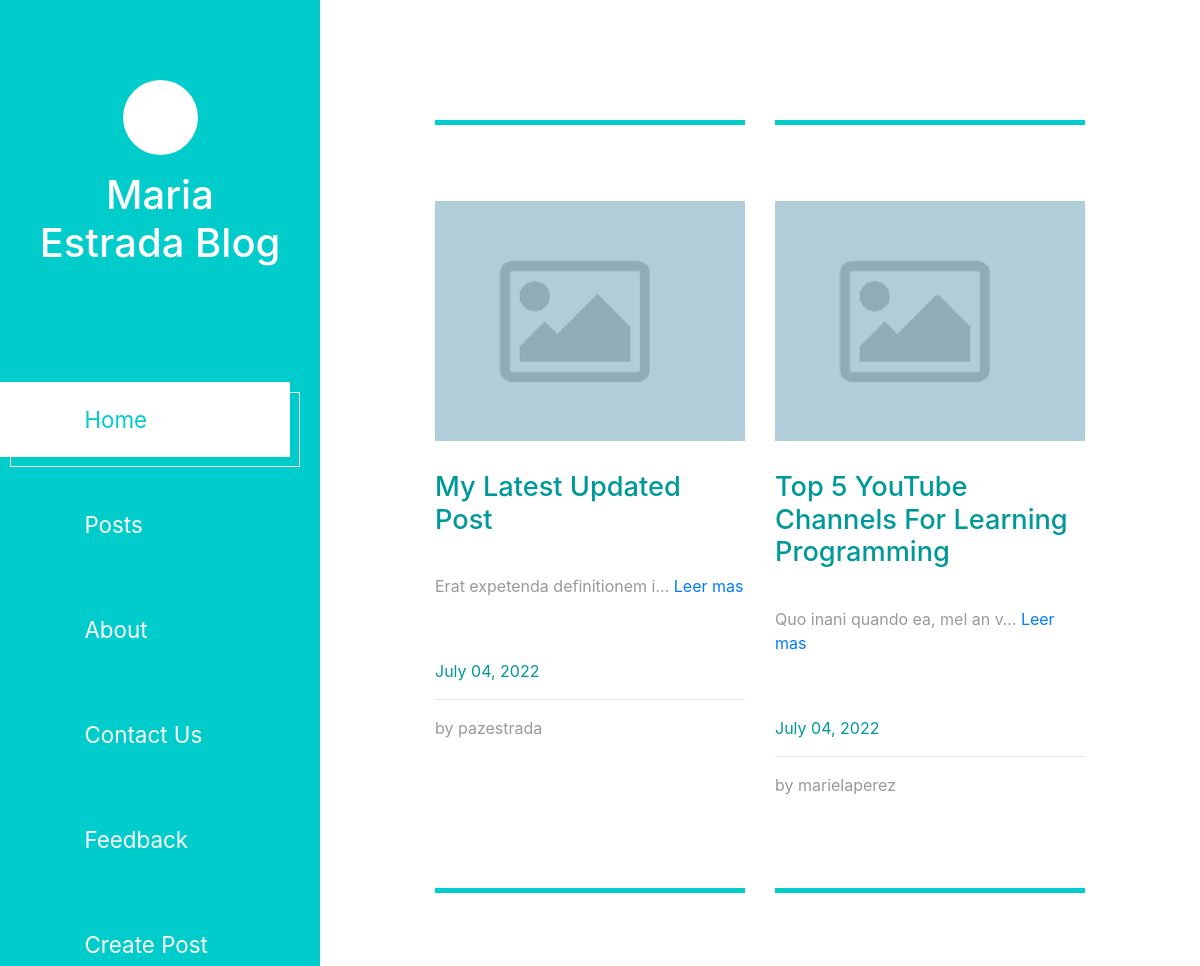
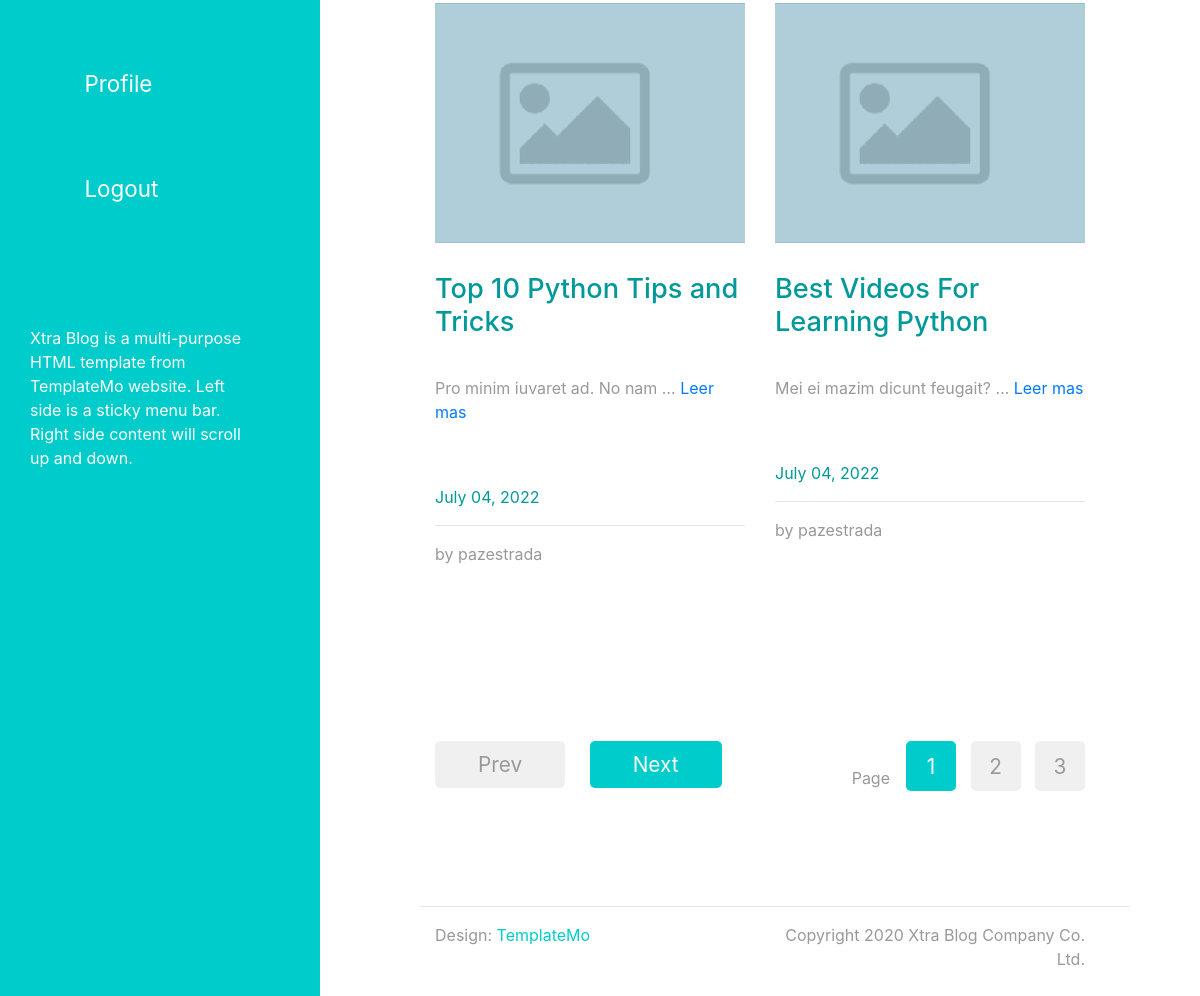
The app's page /pages/ (signed in) with its own data (2 pictures, top to bottom).
### pages/models.py (models this page shows, shortened)
class Post(models.Model):
    title = models.CharField(max_length=100)
    content = RichTextField(blank=True, null=True)
    date_posted = models.DateTimeField(default=timezone.now)
    author = models.ForeignKey(User, on_delete=models.CASCADE)
    image = models.ImageField(default='post_default.png', upload_to='blog_pics')

### pages/views.py (the view)
# urls.py: path('', PostListView.as_view(), name='pages'),
class PostListView(ListView):
    model = Post
    template_name = 'pages/pages.html'
    context_object_name = 'posts'
    ordering = ['-date_posted']
    paginate_by = 4

### pages/templates/pages/pages.html
{% extends "index.html" %}
{% block contenido %}
<div class="row tm-row">
    {% if posts %}
        {% for post in posts %}
            <article class="col-12 col-md-6 tm-post">
                <hr class="tm-hr-primary">
                <a href="{% url 'page-detail' post.id %}" class="effect-lily tm-post-link tm-pt-60">
                    <div class="tm-post-link-inner">
                        <img src="{{ post.image.url }}" alt="Image" class="img-fluid">
                    </div>
                    <h2 class="tm-pt-30 tm-color-primary tm-post-title">{{ post.title }}</h2>
                </a>
                <p class="tm-pt-30">
                    {{ post.content | truncatechars:30 }} <a href="{% url 'page-detail' post.id %}" class="">Leer mas</a>
                </p>
                <div class="d-flex justify-content-between tm-pt-45">
                    <span class="tm-color-primary">{{ post.date_posted | date:"F d, Y" }}</span>
                </div>
                <hr>
                <div class="d-flex justify-content-between">
                    <span>by {{ post.author }}</span>
                </div>
            </article>
        {% endfor %}
    {% else %}
        <p>There are no more post</p>
    {% endif %}
</div>
{% if is_paginated %}
<div class="row tm-row tm-mt-100 tm-mb-75">
    <div class="tm-prev-next-wrapper">
        {% if page_obj.has_previous %}
            <a href="?page={{ page_obj.previous_page_number }}" class="mb-2 tm-btn tm-btn-primary tm-prev-next tm-mr-20">Prev</a>
        {% else %}
            <a href="" class="mb-2 tm-btn tm-btn-primary tm-prev-next disabled tm-mr-20">Prev</a>
        {% endif %}
        {% if page_obj.has_next %}
            <a href="?page={{ page_obj.next_page_number }}" class="mb-2 tm-btn tm-btn-primary tm-prev-next">Next</a>
        {% else %}
            <a href="" class="mb-2 tm-btn tm-btn-primary disabled tm-prev-next">Next</a>
        {% endif %}
    </div>
    <div class="tm-paging-wrapper">
        <span class="d-inline-block mr-3">Page</span>
        <nav class="tm-paging-nav d-inline-block">
            <ul>
                {% for num in page_obj.paginator.page_range %}
                    {% if page_obj.number == num %}
                        <li class="tm-paging-item active">
                            <a href="?page={{ num }}" class="mb-2 tm-btn tm-paging-link">{{ num }}</a>
                        </li>
                    {% elif num > page_obj.number|add:'-3' and num < page_obj.number|add:'3' %}
                        <li class="tm-paging-item">
                            <a href="?page={{ num }}" class="mb-2 tm-btn tm-paging-link">{{ num }}</a>
                        </li>
                    {% endif %}
                {% endfor %}
            </ul>
        </nav>
    </div>
</div>
{% endif %}
{% endblock contenido %}

### static/css/templatemo-xtra-blog.css (style rules this page uses)
html { overflow-x: hidden; }
body { margin: 0; padding: 0; font-family: 'Source Sans Pro', sans-serif; font-size: 19px; line-height: 2em; overflow-x: hidden; }
p, span { color: #999; }
hr { border-top-color: #CCC; margin-top: 10px; margin-bottom: 10px; }
.tm-post { max-width: 470px; }
.tm-row { max-width: 980px; justify-content: space-between; }
ul { margin: 0; padding: 0; }
.tm-post-link { display: block; position: relative; cursor: pointer; }
.tm-post-link-inner { overflow: hidden; background: #3085a3; }
.tm-post-link img { position: relative; display: block; min-height: 100%; max-width: 100%; opacity: 0.8; }
.effect-lily img { max-width: none; width: -webkit-calc(100% + 50px); width: calc(100% + 50px); opacity: 0.7; -webkit-transition: opacity 0.35s, -webkit-transform 0.35s; transition: opacity 0.35s, transform 0.35s; -webkit-transform: translate3d(-40px,0, 0); transform: translate3d(-40px,0,0); }
.tm-post { margin-bottom: 75px; }
.tm-post-title { font-size: 1.7rem; transition: all 0.3s ease; }
.tm-btn { display: inline-block; border-radius: 5px; font-size: 1.3rem; transition: all 0.3s ease; }
.tm-btn-primary { background-color: #0CC; color: white; padding: 8px 43px; border: none; }
.tm-paging-nav ul li { list-style: none; display: inline-block; margin-right: 10px; }
.tm-paging-nav ul li:last-child { margin-right: 0; }
.tm-paging-link { background-color: #F0F0F0; color: #999; width: 50px; height: 50px; display: flex; align-items: center; justify-content: center; }
.tm-paging-item .tm-paging-link:hover, .tm-paging-item.active .tm-paging-link { background-color: #0CC; color: white; }
.tm-btn.disabled { background-color: #F0F0F0; color: #999; cursor: not-allowed; }
.tm-paging-wrapper { display: flex; justify-content: flex-end; align-items: center; }
.tm-prev-next-wrapper, .tm-paging-wrapper { flex: 0 0 50%; max-width: 50%; padding-left: 15px; padding-right: 15px; }
hr.tm-hr-primary { border-top: 5px solid #0CC; }
.tm-pt-30 { padding-top: 30px; }
.tm-pt-45 { padding-top: 45px; }
.tm-pt-60 { padding-top: 60px; }
.tm-mb-75 { margin-bottom: 75px; }
.tm-mt-100 { margin-top: 100px; }
.tm-mr-20 { margin-right: 20px; }
.tm-color-primary, span.tm-color-primary { color: #099; }

### records on screen
Post: image (placeholder picture), title "My Latest Updated Post", content "Erat expetenda definitionem i…", date_posted "July 04, 2022", author "pazestrada"
Post: image (placeholder picture), title "Top 5 YouTube Channels For Learning Programming", content "Quo inani quando ea, mel an v…", date_posted "July 04, 2022", author "marielaperez"
Post: image (placeholder picture), title "Top 10 Python Tips and Tricks", content "Pro minim iuvaret ad. No nam …", date_posted "July 04, 2022", author "pazestrada"
Post: image (placeholder picture), title "Best Videos For Learning Python", content "Mei ei mazim dicunt feugait? …", date_posted "July 04, 2022", author "pazestrada"

### other values on screen
{{ num }} "1"
{{ num }} "2" "3"
